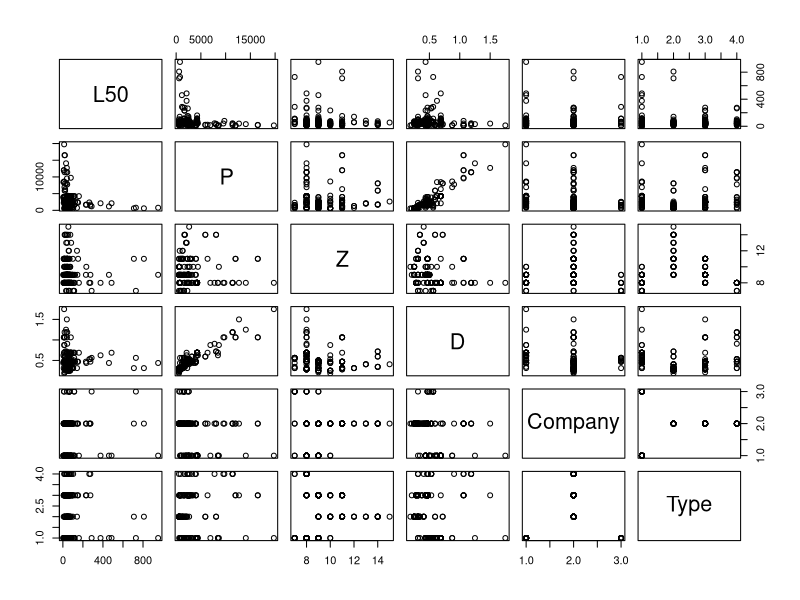
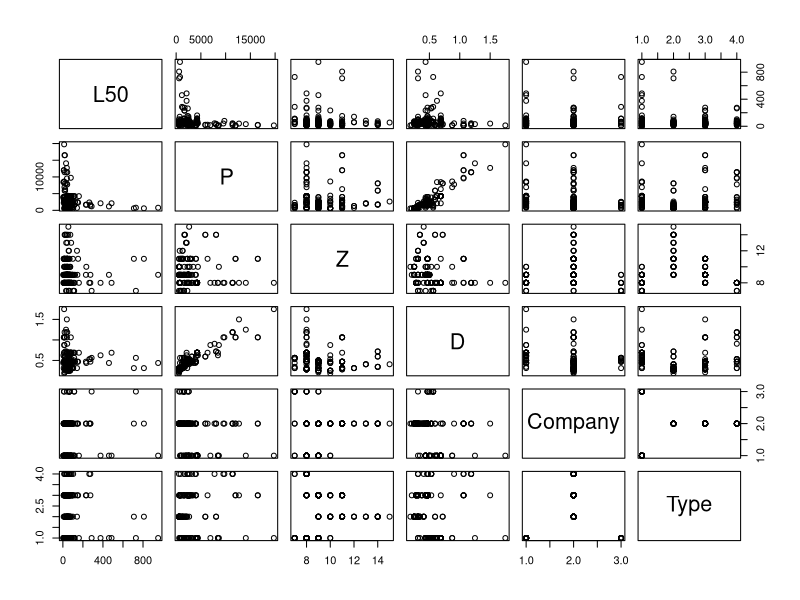

Reproduce these figures in R, in order. (Note: this script raises an error after producing the figures.)
library(readr)
ballbearings = read_csv("ballbearings.csv")

ballbearings$Company = as.factor(ballbearings$Company)
ballbearings$Type = as.factor(ballbearings$Type)

View(ballbearings)

pairs(ballbearings)

testModel = function(model){
  shapiro            = shapiro.test(resid(model))$p.value
  adjustrsquared     = summary(model)$adj.r.squared
  parameters         = length(coef(model))
  pass_shapiro       = ifelse(shapiro > 0.01, "Good Shapiro", "Bad Shapiro")
  pass_adustrSquared = ifelse(adjustrsquared > 0.52, "Good R^2", "Bad R^2")
  parameterCount     = ifelse(parameters < 10, "Good Parameters", "Bad Parameters")
  data.frame(shapiro, adjustrsquared, parameters, pass_shapiro, pass_adustrSquared, parameterCount )
                              
}

model = lm(L50 ~ ., data = ballbearings)
summary(model)

pairs(ballbearings)

#box cox suggests that we shoudl do a log here
boxcox(model)

#Company B makes 1,2,3
#Compnay A, C make 0
new_data = data.frame(
  y   = ballbearings$L50,
  x1  = ballbearings$P,
  x2  = ballbearings$Z,
  x3  = ballbearings$D,
  x4  = 1 * as.numeric(ballbearings$Company == "A"),
  x5  = 1 * as.numeric(ballbearings$Company == "B"),
  x6  = 1 * as.numeric(ballbearings$Company == "C"),
  x7  = 1 * as.numeric(ballbearings$Type == "0"),
  x8  = 1 * as.numeric(ballbearings$Type == "1"),
  x9  = 1 * as.numeric(ballbearings$Type == "2"),
  x10 = 1 * as.numeric(ballbearings$Type == "3")

)

View(new_data)

#thought I wanted to do this
model = lm(log(y) ~ 0 + x1 + x2 + x3 + x4:x7 + x5:x8 + x5:x9 + x5:x10 + x6:x7 + I(x1 ^ 2), data = new_data)
result = testModel(model)
result
summary(model)
base_mod_back_aic = step(model, direction = "backward", trace = 0)
testModel(base_mod_back_aic)
summary(base_mod_back_aic)

model = lm(log(y) ~ 0 + x1 + x2 + x3 + x4:x7 + x5:x8 + x5:x9 + x5:x10 + x6:x7 + I(x1 ^ 2), data = new_data)
testModel(model)

model = lm(log(y) ~ 0 + x1 + x2 + x3 + x4:x7 + x5:x8 + x5:x9 + x5:x10 + x6:x7 + log(x1), data = new_data)
testModel(model)

#did this, it works, but want to understand why above was incorrect and I got
model = lm(log(y) ~ 0 + (.)^2 + I(x1 ^ 2), data = new_data)

summary(model)

n = length(resid(model))
base_mod_back_bic = step(model, direction = "backward", k = log(n), trace = 0)
base_mod_back_aic = step(model, direction = "backward", trace = 0)

summary(base_mod_back_aic)

test_mod = lm(log(y) ~ x1 + x2 + x3 + x4:x1:x4, data = new_data)

summary(test_mod)

testModel(base_mod_back_bic)
testModel(base_mod_back_aic)

length(coef(base_mod_back_aic))


#testing normality
variables = c("x1" , "x2" , "x3" , "x4:x7" , "x5:x8" , "x5:x9" , "x5:x10" , "x6:x7" , "I(x1 ^ 2)")

model = lm(log(y) ~ 0 + x1 + x2 + x3 + x4:x7 + x5:x8 + x5:x9 + x5:x10 + x6:x7  + I(x1 ^ 2), data = new_data)
model = lm(log(y) ~ 0 + x1 + x2  + x4:x7 + x5:x8 + x5:x9 + x5:x10  + x6:x7 + I(x1 ^ 2) + log(x3), data = new_data)
summary(model)
testModel(model)

pairs(new_data)
getSingle = function(variables, alpha)
{
  num_predictors  = length(variables)
  p_val           = rep(0, num_predictors)
  bpresult        = rep("BP Failed", num_predictors)
  bp_p_value      = rep(0, num_predictors)
  shapiro_p_value = rep(0, num_predictors)
  strmodel        = rep(0, num_predictors)
  
  for (i in 1:length(variables)) {
    s1            = "log(y)"
    s2            = variables[i]
    strmodel[i]      = paste(s1, " ~ " , s2)
    model         = lm(strmodel[i], data = new_data)
    p_val[i]      = summary(model)$coefficients[2, 4]
    bp_p_value[i] = bptest(model)$p.value 
    
    par(mfrow = c(1, 2))
    plot(fitted(model), resid(model), col = 1, pch = 20,
         xlab = "Fitted", ylab = "Residuals", main = "Fitted versus Residuals")
    abline(h = 0, col = 1, lwd = 2)
    qqnorm(resid(model), main = "Normal Q-Q Plot", col = 1)
    qqline(resid(model), col = 1, lwd = 2)
    
    #shapiro[i]    = shapiro.test(resid(model))$p.value
    
  }
}

getSingle(variables)
length(variables)
